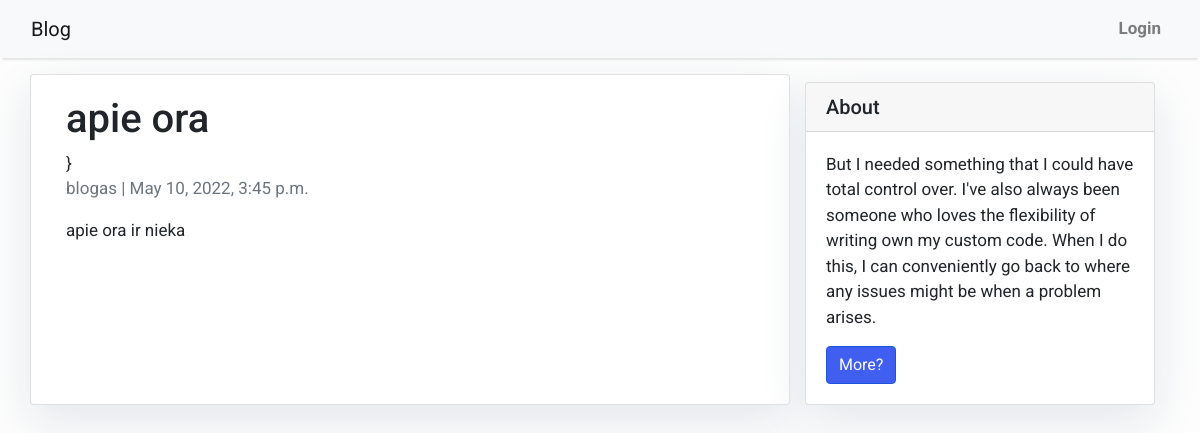
The app's page /blog/mmmm/ with its own data.
### blog/models.py (models this page shows, shortened)
class Post(models.Model):
    title = models.CharField(max_length=200, unique=True)
    slug = models.SlugField(max_length=200, unique=True)
    author = models.ForeignKey(User, on_delete= models.CASCADE,related_name='blog_posts')
    updated_on = models.DateTimeField(auto_now= True)
    content = models.TextField()
    created_on = models.DateTimeField(auto_now_add=True)
    status = models.IntegerField(choices=STATUS, default=0)
    class Meta:
        ordering = ['-created_on']

### blog/views.py (the view)
# urls.py: path('<slug:slug>/', views.PostDetail.as_view(), name='post_detail'),
class PostDetail(generic.DetailView):
    model = Post
    template_name = 'post_detail.html'

### templates/post_detail.html (shortened to what this page needs)
{% extends 'base.html' %} {% block content %}
<div class="container">
  <div class="row">
    <div class="col-md-8 card mb-4  mt-3 left  top">
      <div class="card-body">
        <h1>{% block title %} {{ object.title }} {% endblock title %}</h1>
     }
        <p class=" text-muted">{{ post.author }} | {{ post.created_on }}</p>
        <p class="card-text ">{{ object.content | safe }}</p>
      </div>
    </div>
    {% block sidebar %} {% include 'sidebar.html' %} {% endblock sidebar %}
  </div>
</div>
{% endblock content %}

### templates/base.html (style rules this page uses)
body { font-family: "Roboto", sans-serif; font-size: 17px; background-color: #fdfdfd; }

### templates/sidebar.html (style rules this page uses)
.card { box-shadow: 0 16px 48px #E3E7EB; }

### records on screen
Post: title "apie ora", author "blogas", created_on "May 10, 2022, 3:45 p.m.", content "apie ora ir nieka"
